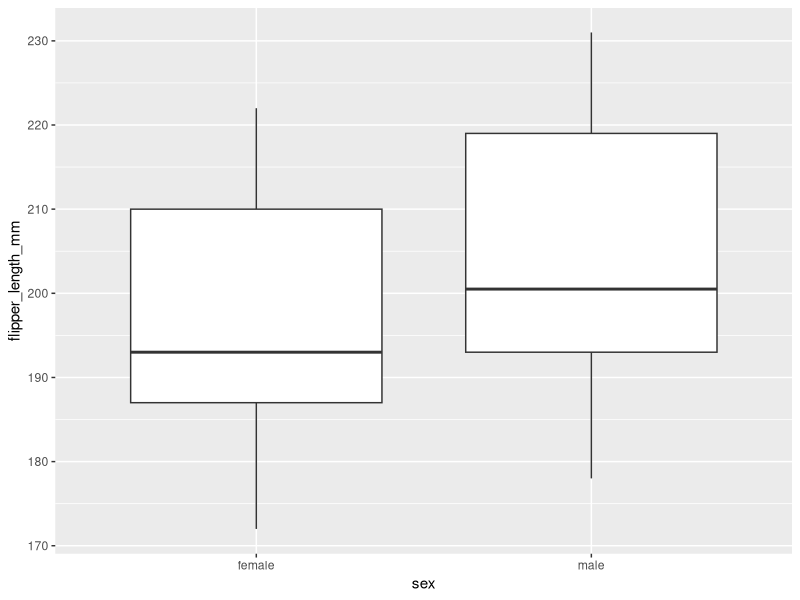

R code for this plot:
### 7_Data_Wrangling_Class_Activity #######################################
### Created by: Alyssa Cohen
### Created on: 2021-02-15
~~~~~~~~~~~~~~~~~~~~~~~~~~~~~~~~~~~~~~~~~~~~~~~~~~~~~~~~~~~~~~~~~~~~~~~


### Load Libraries --------------------------------------------
install.packages("palmerpenguins")
library(palmerpenguins)
library(tidyverse)
library(here)

# Load data --------------------------------------------
glimpse(penguins)

# Filter -----------------------------------------------
filter(.data = penguins, sex == "female" )

## * filter for year 2008
filter(.data = penguins, 
       year == 2008 )

## * filter to body mass > 5000
filter(.data = penguins, 
       body_mass_g > 5000 )

# Filter Multiple Conditions -------------------------
filter(.data = penguins, 
       sex == "female", 
       body_mass_g > 4000)

filter(.data = penguins, 
       sex == "female" & body_mass_g > 4000)

# filter and boolean --------------------------------
## * 2008 and 2009 
filter(.data = penguins, year %in% c(2008, 2009))

## * not from island Dream
filter(.data = penguins, island !="Dream")

## * species Adelie and Gentoo
filter(.data = penguins, species %in% c("Adelie", "Gentoo"))


#mutate --------------------------------------------
penguins2 <- penguins %>% mutate(body_mass_kg = body_mass_g/1000)

view(penguins2)

## * change multiple columns ----------------------
penguins2 <- penguins %>% mutate(body_mass_kg = body_mass_g/1000, 
                                 bill_length_depth = bill_length_mm/bill_depth_mm)

view(penguins2)

## * filter with ifelse ---------------------
penguins2 <- penguins %>% mutate(after_2008 = ifelse(year>2008, 
                                                     "After 2008", "Before 2008"))
view(penguins2)

## ** add flipper length and body mass together ----
penguins3 <- penguins %>% mutate(flipper_length_bodymass = flipper_length_mm + body_mass_g)

## ** mutate and ifelse to create a new column where male and female are capitalized ----
penguins4 <- penguins %>% mutate(Sex = recode(sex, 
                                              "male" = "Male", 
                                              "female" = "Female"))

# using %>% ---------------------------
# * %>% ----
penguins %>% 
  filter(sex == "female") %>% 
  mutate(log_mass = log(body_mass_g))

# * select ----
penguins %>% 
  filter(sex == "female") %>% 
  mutate(log_mass = log(body_mass_g)) %>% 
  select(species, island, sex, log_mass)

# * rename within select ----
penguins %>% 
  filter(sex == "female") %>% 
  mutate(log_mass = log(body_mass_g)) %>% 
  select(Species = species, island, sex, log_mass)

# * summarise ----
penguins %>% 
  summarise(mean_flipper = mean(flipper_length_mm, na.rm=TRUE))

penguins %>% 
  summarise(mean_flipper = mean(flipper_length_mm, na.rm=TRUE),
            min_flipper = min(flipper_length_mm, na.rm=TRUE))

# * group_by ----
penguins %>%
  group_by(island) %>%
  summarise(mean_bill_length = mean(bill_length_mm, na.rm = TRUE),
            max_bill_length = max(bill_length_mm, na.rm=TRUE))

penguins %>%
  group_by(island, sex) %>%
  summarise(mean_bill_length = mean(bill_length_mm, na.rm = TRUE),
            max_bill_length = max(bill_length_mm, na.rm=TRUE))

# * remove NAs ----
penguins %>%
  drop_na(sex)

penguins %>%
  drop_na(sex) %>%
  group_by(island, sex) %>%
  summarise(mean_bill_length = mean(bill_length_mm, na.rm = TRUE))

# * into ggplot ----
penguins %>%
  drop_na(sex) %>%
  ggplot(aes(x = sex, y = flipper_length_mm)) +
  geom_boxplot()
